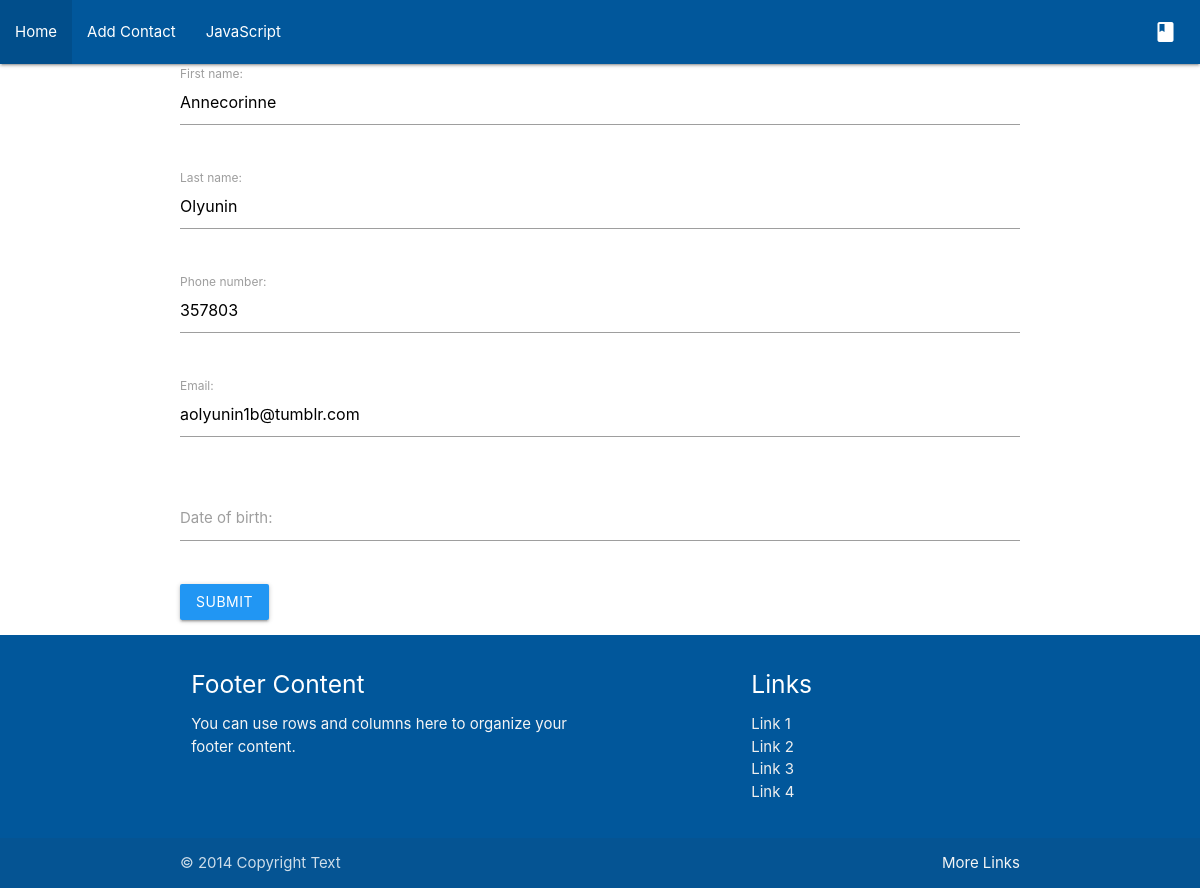
The app's page /contact/48/update with its own data.
### contacts/models.py (models this page shows, shortened)
class PersonContact(models.Model):
    first_name = models.CharField(max_length=50)
    last_name = models.CharField(max_length=50)
    phone_number = models.PositiveBigIntegerField()
    email = models.EmailField()
    date_of_birth = models.DateField()
    class Meta:
        ordering = ['first_name']

### contacts/views.py (the view)
# urls.py: path('contact/<int:pk>/update', ContactUpdateView.as_view(), name='contact-update'),
class ContactUpdateView(UpdateView):
    model = PersonContact
    template_name = 'contacts/form.html'
    fields = '__all__'

### contacts/templates/contacts/form.html (shortened to what this page needs)
{% extends "contacts/base.html" %}
{% block content %}
    <form class="col s12" action="" method="POST">
        {% for field in form.visible_fields %}
            <div class="row">
                <div class="input-field col s12">
                {{ field.label_tag }} {{ field }}
            </div>
        </div>
        {% endfor %}
        <button class="btn blue" type="submit">Submit</button>
    </form>
{% endblock content %}

### records on screen
PersonContact: visible_fields "Annecorinne" "Olyunin" "357803" "aolyunin1b@tumblr.com"

### other values on screen
{{ field.label_tag }} "First name:" "Last name:" "Phone number:" "Email:" "Date of birth:"
